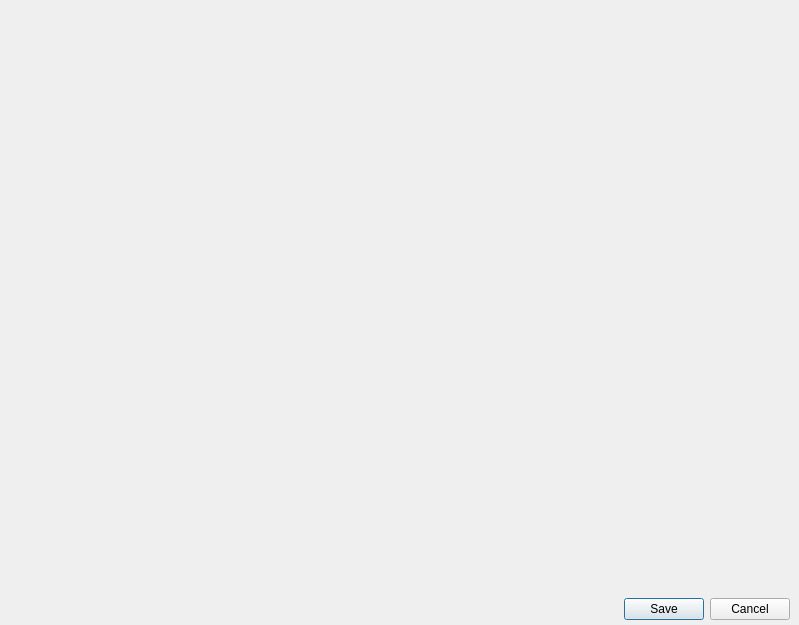
<?xml version="1.0" encoding="UTF-8"?>
<ui version="4.0">
 <class>Dialog</class>
 <widget class="QDialog" name="Dialog">
  <property name="geometry">
   <rect>
    <x>0</x>
    <y>0</y>
    <width>799</width>
    <height>625</height>
   </rect>
  </property>
  <property name="windowTitle">
   <string>Plot Autocorrelation</string>
  </property>
  <widget class="QWidget" name="verticalLayoutWidget">
   <property name="geometry">
    <rect>
     <x>9</x>
     <y>9</y>
     <width>781</width>
     <height>611</height>
    </rect>
   </property>
   <layout class="QVBoxLayout" name="verticalLayout">
    <item>
     <widget class="QWidget" name="widget" native="true">
      <property name="sizePolicy">
       <sizepolicy hsizetype="Expanding" vsizetype="Expanding">
        <horstretch>0</horstretch>
        <verstretch>0</verstretch>
       </sizepolicy>
      </property>
     </widget>
    </item>
    <item>
     <widget class="QDialogButtonBox" name="buttonBox">
      <property name="orientation">
       <enum>Qt::Orientation::Horizontal</enum>
      </property>
      <property name="standardButtons">
       <set>QDialogButtonBox::StandardButton::Cancel|QDialogButtonBox::StandardButton::Save</set>
      </property>
      <property name="centerButtons">
       <bool>false</bool>
      </property>
     </widget>
    </item>
   </layout>
  </widget>
 </widget>
 <resources/>
 <connections>
  <connection>
   <sender>buttonBox</sender>
   <signal>accepted()</signal>
   <receiver>Dialog</receiver>
   <slot>accept()</slot>
   <hints>
    <hint type="sourcelabel">
     <x>248</x>
     <y>254</y>
    </hint>
    <hint type="destinationlabel">
     <x>157</x>
     <y>274</y>
    </hint>
   </hints>
  </connection>
  <connection>
   <sender>buttonBox</sender>
   <signal>rejected()</signal>
   <receiver>Dialog</receiver>
   <slot>reject()</slot>
   <hints>
    <hint type="sourcelabel">
     <x>316</x>
     <y>260</y>
    </hint>
    <hint type="destinationlabel">
     <x>286</x>
     <y>274</y>
    </hint>
   </hints>
  </connection>
 </connections>
</ui>
